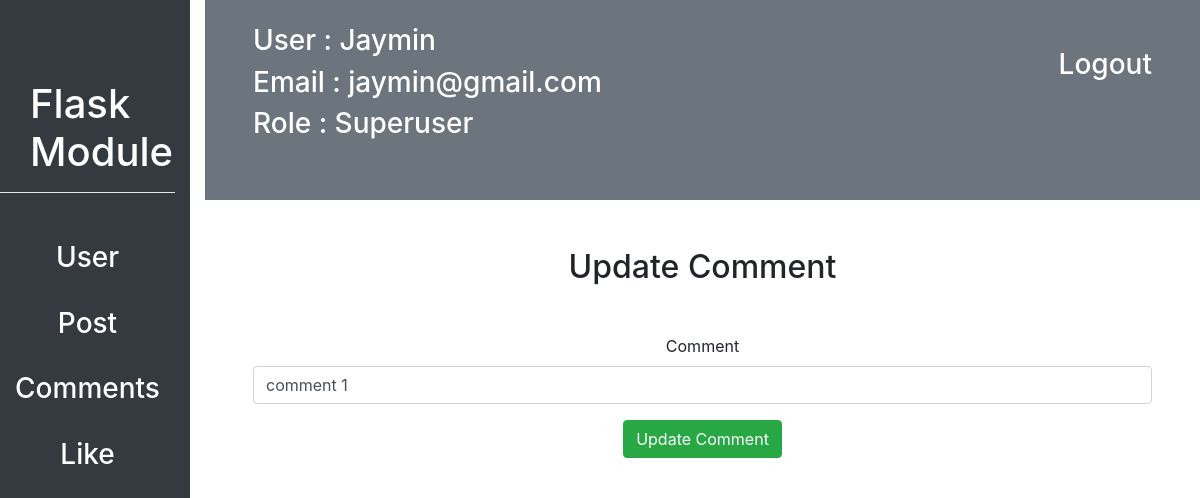
The page /customadmin/1/comment_update (signed in) on the database its author committed.
### flask_module/user/models.py (models this page shows, shortened)
class User(db.Model, UserMixin):
    id = db.Column(db.Integer, primary_key=True)
    username = db.Column(db.String(20), unique=True, nullable=False)
    email = db.Column(db.String(30), unique=True, nullable=False)
    profile_picture = db.Column(db.String(70), nullable=False, default="defualt_img.jpg")
    password = db.Column(db.String(15), nullable=False)
    like = db.relationship("Likes", backref="user", lazy=True, cascade = "all, delete, delete-orphan", )
    post = db.relationship("Post", backref="user", lazy=True, cascade = "all, delete, delete-orphan", )
    comment = db.relationship("Comments", backref="user", lazy=True, cascade = "all, delete, delete-orphan", )
    following = db.relationship("User",
                    secondary=connected_user,
                    primaryjoin=id==connected_user.c.parent_id,
                    secondaryjoin=id==connected_user.c.children_id,
                    backref="followed_by")
    role_id = db.Column(db.Integer, db.ForeignKey("role.id"), nullable=False)

class Role(db.Model):
    id = db.Column(db.Integer, primary_key=True)
    name = db.Column(db.String(20), unique=True, nullable=False)
    user = db.relationship("User", backref="role")

### flask_module/posts/models.py (models this page shows)
class Comments(db.Model):
    id = db.Column(db.Integer, primary_key=True)
    user_id = db.Column(db.Integer, db.ForeignKey("user.id"), nullable=False)
    post_id = db.Column(db.Integer, db.ForeignKey("post.id"), nullable=False)
    comment = db.Column(db.String(200), nullable=True)

### flask_module/customadmin/routes.py (the view)
@customadmin.route("/customadmin/<int:comment_id>/comment_update", methods=["POST", "GET"])
@login_required
@superuser_required
def comment_update(comment_id):
    comment_obj = Comments.query.filter_by(id=int(comment_id)).first()
    if request.method == "POST":
        comment = request.form.get("comment")
        comment_obj.comment = comment
        db.session.commit()
        return redirect(url_for('customadmin.comments_list'))
    return render_template("customadmin/comments/update_comment.html", comment=comment_obj)

### flask_module/customadmin/routes.py (called while the page is built)
def login_required(f):
    @wraps(f)
    def decorated_function(*args, **kwargs):
        if current_user.is_authenticated is False:
            return redirect(url_for('customadmin.login'))
        return f(*args, **kwargs)
    return decorated_function

def superuser_required(f):
    @wraps(f)
    def decorated_function(*args, **kwargs):
        if current_user.is_authenticated:
            if current_user.role.name != "Superuser":
                return redirect(url_for('customadmin.dashboard', username=current_user.username))
        return f(*args, **kwargs)
    return decorated_function

### flask_module/user/models.py (called while the page is built)
@login_manager.user_loader
def load_user(user_id):
    return User.query.filter_by(id=int(user_id)).first()

### flask_module/templates/customadmin/comments/update_comment.html (shortened to what this page needs)
{% extends "customadmin/dashboard.html" %}
{% block contant %}
<div class="m-5">
    <h2 class="text-center mb-5">Update Comment</h2>
    <form method="POST" action="{{ url_for('customadmin.comment_update', comment_id=comment.id) }}" novalidate enctype=multipart/form-data>
        <div class="text-center mt-3">
            <label for="comment" class="form-control-label">Comment</label>
            <input type="text" name="comment" class="form-control" value="{{comment.comment}}">
        </div>
        <div class="text-center mt-3">
            <input type="submit" value="Update Comment" class="btn btn-success">
        </div>
    </form>
</div>
{% endblock contant %}

### flask_module/templates/customadmin/dashboard.html (shortened to what this page needs)
<!DOCTYPE html>
<html lang="en">
<head>
    <link rel="stylesheet" href="{{ url_for('static', filename='css/bootstrap.css') }}">
    <link rel="stylesheet" href="{{url_for('static', filename="css/datatable.css")}}">
    <link rel="stylesheet" href="{{url_for('static', filename="css/datatable.min.css")}}">
</head>
<body>
    <div class="row" id="sidebar">
        <div class="col bg-dark">
            <div id="module-title">
                <h1 class="text-white">Flask Module</h1>
            </div>
            <hr style="background: white">
            <div class="mt-5 text-center">
                <a href="{{url_for('customadmin.dashboard', username=current_user.username)}}"><h3 class="text-white">User</h3></a><br>
                <a href="{{url_for('customadmin.post_list')}}"><h3 class="text-white">Post</h3></a><br>
                <a href="{{url_for('customadmin.comments_list')}}"><h3 class="text-white">Comments</h3></a><br>
                <a href="{{url_for('customadmin.like_list')}}"><h3 class="text-white">Like</h3></a><br>
            </div>
        </div>
        <div class="col-10">
            <div id="navbar" class="bg-secondary">
                <a href="{{url_for('customadmin.logout')}}"><h3 class="float-right px-5 pt-5 text-white">Logout</h3></a>
                <h3 class="text-white pt-4 px-5">User : {{current_user.username}}</h3>
                <h3 class="text-white px-5">Email : {{current_user.email}}</h3>
                <h3 class="text-white px-5">Role : {{current_user.role.name}}</h3>
            </div>
            {% block contant %}{% endblock contant %}
        </div>
    </div>
</body>
</html>

### flask_module/templates/customadmin/dashboard.html (style rules this page uses)
#sidebar { height: 900px; }
#module-title { margin-top: 80px; margin-left: 30px; }
#navbar { height: 200px; }

### rows shown on the page
User: username "Jaymin", email "jaymin@gmail.com"
Role: role.name "Superuser"
Comments: comment "comment 1"
